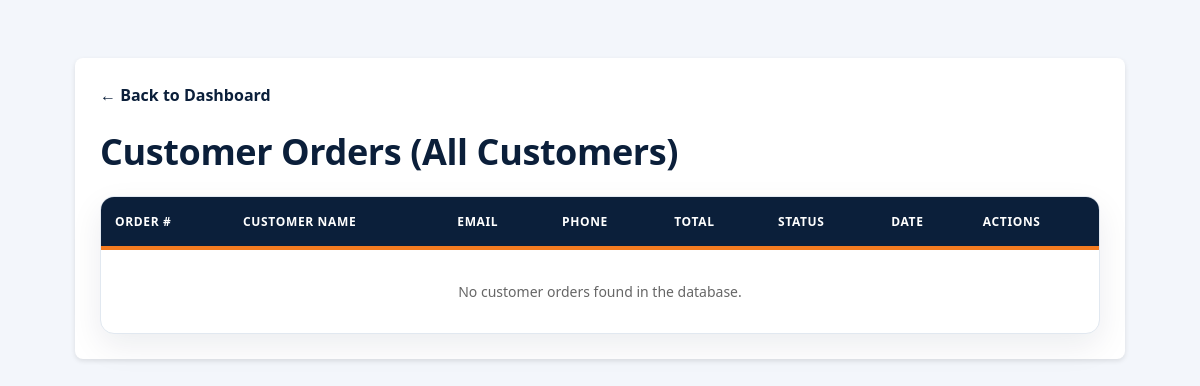
The app's page /staff/orders/ (signed in), older data.
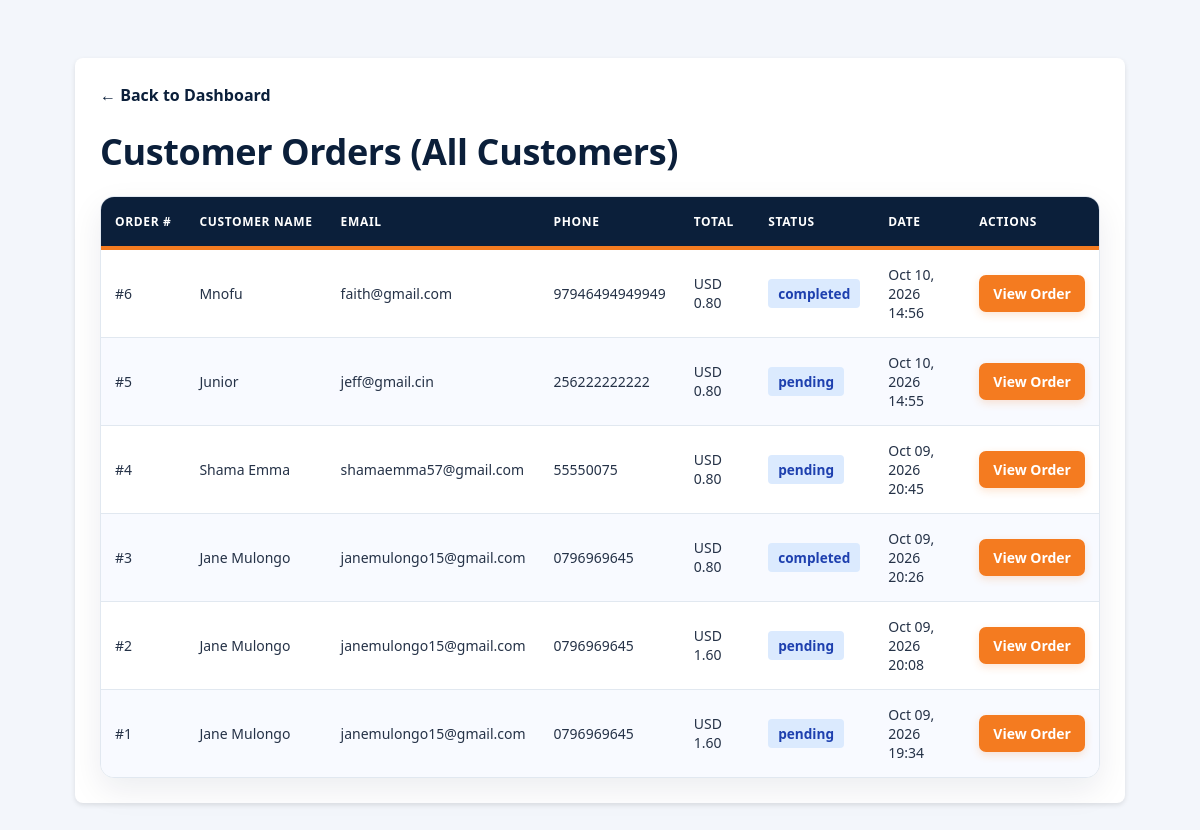
The same page, newer data.
### products/models.py (models this page shows, shortened)
class Order(models.Model):
    STATUS_CHOICES = [
        ("pending", "Pending"),
        ("confirmed", "Confirmed"),
        ("processing", "Processing"),
        ("packed", "Packed"),
        ("shipped", "Shipped"),
        ("completed", "Completed"),
        ("cancelled", "Cancelled"),
    ]
    customer_name = models.CharField(
        max_length=200
    )
    customer_email = models.EmailField()
    customer_phone = models.CharField(
        max_length=50
    )
    shipping_address = models.TextField()
    shipping_city = models.CharField(
        max_length=100
    )
    shipping_state = models.CharField(
        max_length=100,
        blank=True
    )
    shipping_postal_code = models.CharField(
        max_length=30,
        blank=True
    )
    shipping_country = models.CharField(
        max_length=100
    )
    subtotal = models.DecimalField(
        max_digits=12,
        decimal_places=2,
        default=0
    )
    shipping_cost = models.DecimalField(
        max_digits=12,
        decimal_places=2,
        default=0
    )
    total = models.DecimalField(
        max_digits=12,
        decimal_places=2,
        default=0
    )
    currency = models.CharField(
        max_length=3,
        default="USD"
    )
    status = models.CharField(
        max_length=30,
        choices=STATUS_CHOICES,
        default="pending"
    )
    notes = models.TextField(
        blank=True
    )
    created_at = models.DateTimeField(
        auto_now_add=True
    )
    updated_at = models.DateTimeField(
        auto_now=True
    )

### staff/views.py (the view, shortened to what this page needs)
    @login_required(login_url="staff_login")
    def wrapper(request, *args, **kwargs):
        if request.user.is_superuser:
            return view_func(request, *args, **kwargs)

### products/context_processors.py (called while the page is built)
def site_settings(request):
    return {"site_settings": SiteSettings.get_settings()}

### products/models.py (called while the page is built)
    @classmethod
    def get_settings(cls):
        obj = cls.objects.first()
        if not obj:
            obj = cls.objects.create(
                company_name="THE LABEL GROUP",
                tagline="INDUSTRIAL PRINTS & DECALS"
            )
        return obj

### staff/views.py (called while the page is built, shortened)
def staff_required(view_func):
    @login_required(login_url="staff_login")
    def wrapper(request, *args, **kwargs):
        if request.user.is_superuser:
            return view_func(request, *args, **kwargs)
    return wrapper

@staff_required
def staff_orders(request):
    orders = Order.objects.all().order_by("-created_at")
    return render(
        request,
        "staff/orders.html",
        {
            "orders": orders,
        },
    )

### templates/staff/orders.html (shortened to what this page needs)
﻿<!DOCTYPE html>
<html lang="en">
<head>
</head>
<body>
    <div class="container">
        <a href="{% url 'staff_dashboard' %}" class="back-link">&larr; Back to Dashboard</a>
        <h1>Customer Orders (All Customers)</h1>
        <table>
            <thead>
                <tr>
                    <th>Order #</th>
                    <th>Customer Name</th>
                    <th>Email</th>
                    <th>Phone</th>
                    <th>Total</th>
                    <th>Status</th>
                    <th>Date</th>
                    <th>Actions</th>
                </tr>
            </thead>
            <tbody>
                {% for order in orders %}
                <tr>
                    <td>#{{ order.id }}</td>
                    <td>{{ order.customer_name }}</td>
                    <td>{{ order.customer_email }}</td>
                    <td>{{ order.customer_phone }}</td>
                    <td>{{ order.currency|default:"$" }} {{ order.total }}</td>
                    <td><span class="badge">{{ order.status }}</span></td>
                    <td>{{ order.created_at|date:"M d, Y H:i" }}</td>
                    <td class="actions">
                        <a href="{% url 'staff_order_detail' order.id %}">View Order</a>
                    </td>
                </tr>
                {% empty %}
                <tr>
                    <td colspan="8" style="text-align: center; color: #666;">No customer orders found in the database.</td>
                </tr>
                {% endfor %}
            </tbody>
        </table>
    </div>
</body>
</html>

### templates/staff/orders.html (style rules this page uses)
body { font-family: Arial, sans-serif; background: #f4f6f9; margin: 0; padding: 20px; }
.container { max-width: 1050px; margin: auto; background: white; padding: 25px; border-radius: 8px; box-shadow: 0 2px 5px rgba(0,0,0,0.1); }
h1 { color: #333; margin-top: 0; }
table { width: 100%; border-collapse: collapse; margin-top: 15px; }
th, td { padding: 12px; text-align: left; border-bottom: 1px solid #ddd; }
th { background: #f8f9fa; color: #333; }
.badge { padding: 5px 10px; border-radius: 4px; font-size: 0.85rem; font-weight: bold; background: #dbeafe; color: #1e40af; }
.actions a { color: #007bff; text-decoration: none; font-weight: 600; }
.back-link { display: inline-block; margin-bottom: 15px; color: #666; text-decoration: none; }
:root { --lg-navy: #0b1f3a; --lg-navy-dark: #06152a; --lg-orange: #f47b20; --lg-orange-dark: #d9620d; --lg-bg: #f3f6fb; --lg-text: #253247; --lg-muted: #718096; --lg-border: #e1e8f0; }
* { box-sizing: border-box; }
body { margin: 0; padding: 32px 24px; background: var(--lg-bg); color: var(--lg-text); font-family: "Segoe UI", Arial, sans-serif; line-height: 1.6; }
body > * { max-width: 1400px; margin-left: auto; margin-right: auto; }
h1, h2, h3 { color: var(--lg-navy); letter-spacing: -.4px; }
h1 { margin: 0 0 8px; font-size: clamp(26px, 3vw, 36px); font-weight: 800; }
a { transition: background .2s ease, color .2s ease, transform .2s ease; }
a[href*="staff"] { color: var(--lg-navy); font-weight: 700; }
table { width: 100%; border-collapse: separate; border-spacing: 0; background: #fff; border: 1px solid var(--lg-border); border-radius: 14px; overflow: hidden; box-shadow: 0 12px 32px rgba(11,31,58,.08); }
thead th { background: var(--lg-navy); color: #fff; padding: 16px 14px; text-align: left; font-size: 12px; font-weight: 800; text-transform: uppercase; letter-spacing: .65px; border-bottom: 4px solid var(--lg-orange); white-space: nowrap; }
tbody td { padding: 15px 14px; border-bottom: 1px solid var(--lg-border); font-size: 14px; vertical-align: middle; }
tbody tr:nth-child(even) { background: #f8faff; }
tbody tr:last-child td { border-bottom: 0; }
td.actions a { display: inline-block; padding: 9px 14px; border-radius: 7px; background: var(--lg-orange); color: #fff !important; text-decoration: none; font-weight: 800; white-space: nowrap; box-shadow: 0 3px 8px rgba(244,123,32,.2); }

Row changes from the older to the newer data that the page shows:
added Order: id "6", customer_name "Mnofu", customer_email "faith@gmail.com", customer_phone "97946494949949", currency "USD", total "0.80", status "completed", created_at "Oct 10, 2026 14:56"
added Order: id "5", customer_name "Junior", customer_email "jeff@gmail.cin", customer_phone "256222222222", currency "USD", total "0.80", status "pending", created_at "Oct 10, 2026 14:55"
added Order: id "4", customer_name "Shama Emma", customer_email "shamaemma57@gmail.com", customer_phone "55550075", currency "USD", total "0.80", status "pending", created_at "Oct 09, 2026 20:45"
added Order: id "3", customer_name "Jane Mulongo", customer_email "janemulongo15@gmail.com", customer_phone "0796969645", currency "USD", total "0.80", status "completed", created_at "Oct 09, 2026 20:26"
added Order: id "2", customer_name "Jane Mulongo", customer_email "janemulongo15@gmail.com", customer_phone "0796969645", currency "USD", total "1.60", status "pending", created_at "Oct 09, 2026 20:08"
added Order: id "1", customer_name "Jane Mulongo", customer_email "janemulongo15@gmail.com", customer_phone "0796969645", currency "USD", total "1.60", status "pending", created_at "Oct 09, 2026 19:34"
Text that changed along with them:
text no longer shown: "No customer orders found in the database."
